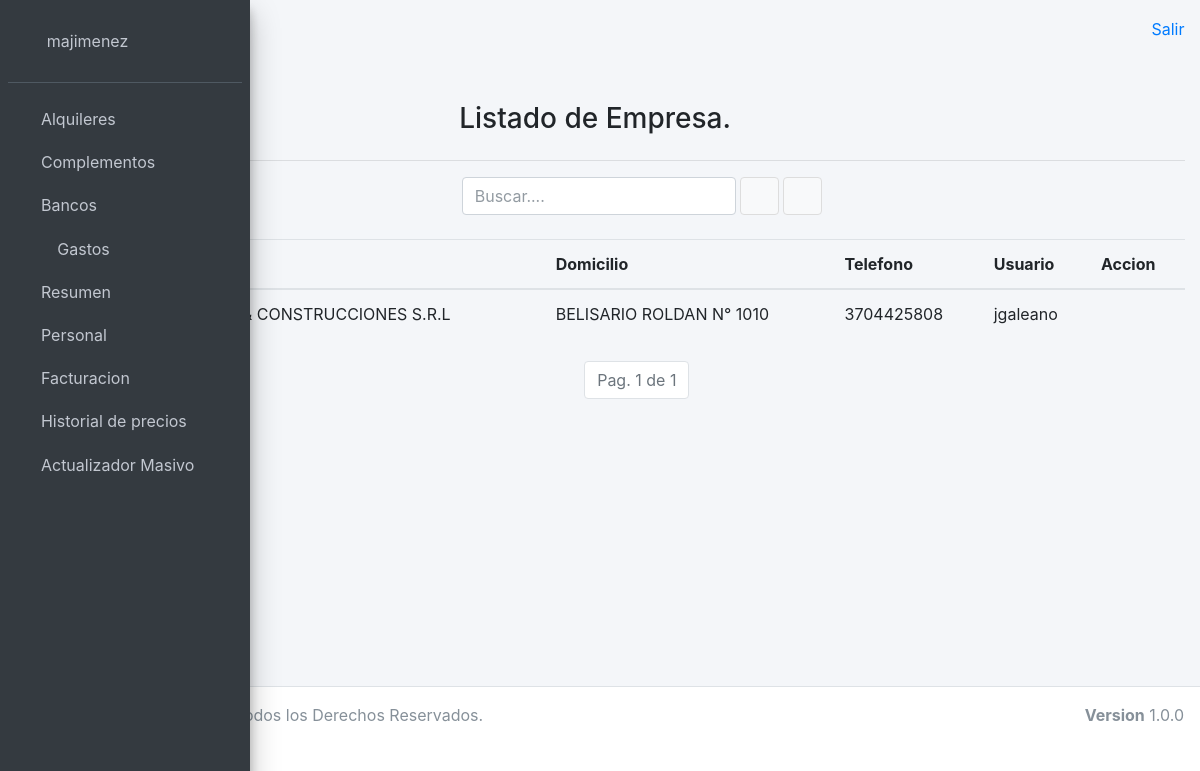
/empresas/listado/ (signed in), run on the app's committed database.
### usuariosadm/models.py (models this page shows)
class UserAdm(AbstractUser):
    observacion = models.TextField(max_length=500, blank=True)

### empresas/models.py (models this page shows, shortened)
class Empresa(models.Model):
    descripcion = models.CharField(max_length=200, blank=False, null=False, unique=True)
    domicilio = models.CharField(max_length=200, blank=True, null=True)
    telefono = models.CharField(max_length=50, blank=True, null=True)
    usuario = models.ForeignKey(UserAdm, on_delete=models.CASCADE)
    class Meta:
        verbose_name_plural = "Empresas"

### empresas/views.py (the view)
# urls.py: path('listado/', listadoempresa, name='listadoempresa'),
@login_required(login_url='/login')
def listadoempresa(request):
    if "txtBuscar" in request.GET:
        parametro = request.GET.get('txtBuscar')
        bancos = Empresa.objects.filter(descripcion__contains=parametro)
    else:
        bancos = Empresa.objects.all()
    paginador = Paginator(bancos, 20)
    if "page" in request.GET:
        page = request.GET.get('page')
    else:
        page = 1
    resultados = paginador.get_page(page)
    return render(
        request,
        'empresas/empresa_list.html',
        {
            'resultados': resultados
        })

### templates/empresas/empresa_list.html (shortened to what this page needs)
{% extends 'base.html' %}
{% block content %}
    <div class="container">
        <br>
        <div class="row">
            <div class="col-sm-4"></div>
            <div class="col-sm-4">
                <h3> Listado de Empresa. </h3>
            </div>
            <div class="col-sm-4"></div>
        </div>
        <hr>
        <form action="/empresas/listado" method="GET">
            <div class="form-inline">
                <div class="col-8">
                    <input class="form-control" id="txtBuscar" name="txtBuscar" placeholder="Buscar....">
                    <button type="submit" class="btn btn-default" title="Buscar!">
                        <i class="fas fa-search"></i>
                    </button>
                    <button type="button" class="btn btn-default" title="Nuevo Banco!" onclick="location.href='/empresas/new'">
                        <i class="fas fa-plus"></i>
                    </button>
                </div>
            </div>
            <br>
            <table class="table table-hover">
                <thead>
                    <tr>
                        <th>Descripcion</th>
                        <th>Domicilio</th>
                        <th>Telefono</th>
                        <th>Usuario</th>
                        <th>Accion</th>
                    </tr>
                </thead>
                <tbody>
                    {% for resultado in resultados %}
                    <tr>
                        <td>{{ resultado.descripcion.upper }}  </td>
                        <td>{{ resultado.domicilio.upper }}  </td>
                        <td>{{ resultado.telefono.upper }}  </td>
                        <td>{{ resultado.usuario }}</td>
                        <td>
                            <button type="button" class="btn btn-link btn-sm" onclick="location.href='/empresas/edit/' + {{ resultado.pk }}">
                                <i class="fas fa-pencil-alt"></i>
                            </button>
                        </td>
                    </tr>
                    {% endfor %}
                </tbody>
            </table>
            <nav aria-label="Page navigation">
                <ul class="pagination justify-content-center">
                    <li class="page-item disabled">
                        <a class="page-link">
                            Pag. {{ resultados.number }} de {{ resultados.paginator.num_pages }}
                        </a>
                    </li>
                </ul>
            </nav>
        </form>
    </div>
{% endblock %}

### templates/base.html (shortened to what this page needs)
{% load static %}
<!DOCTYPE html>
<html>
<head>
  <link rel="stylesheet" href="{% static 'plugins/fontawesome-free/css/all.min.css'%}">
  <link rel="stylesheet" href="{% static 'dist/css/ionicons.min.css'%}">
  <link rel="stylesheet" href="{% static 'plugins/sweetalert2-theme-bootstrap-4/bootstrap-4.min.css'%}">
  <link rel="stylesheet" href="{% static 'plugins/icheck-bootstrap/icheck-bootstrap.min.css'%}">
  <link rel="stylesheet" href="{% static 'plugins/jqvmap/jqvmap.min.css'%}">
  <link rel="stylesheet" href="{% static 'dist/css/adminlte.min.css'%}">
  <link rel="stylesheet" href="{% static 'plugins/overlayScrollbars/css/OverlayScrollbars.min.css'%}">
  <link rel="stylesheet" href="{% static 'plugins/daterangepicker/daterangepicker.css'%}">
  <link rel="stylesheet" href="{% static 'plugins/summernote/summernote-bs4.css'%}">
  <link rel="stylesheet" href="{% static 'plugins/select2/css/select2.min.css'%}">
  <link rel="stylesheet" href="{% static 'plugins/fullcalendar/main.min.css' %}">
  <link rel="stylesheet" href="{% static 'plugins/fullcalendar-daygrid/main.min.css' %}">
  <link rel="stylesheet" href="{% static 'plugins/fullcalendar-timegrid/main.min.css' %}">
  <link rel="stylesheet" href="{% static 'plugins/fullcalendar-bootstrap/main.min.css' %}">
  <link rel="stylesheet" href="{% static 'plugins/jquery-ui/jquery-ui.min.css' %}">
  <link rel="stylesheet" href="{% static 'plugins/tempusdominus-bootstrap-4/css/tempusdominus-bootstrap-4.min.css'%}">
</head>
<body class="hold-transition sidebar-mini layout-fixed sidebar-collapse">
<div class="wrapper">
  <aside class="main-sidebar sidebar-dark-primary elevation-4">
    <div class="sidebar">
      <div class="user-panel mt-3 pb-3 mb-3 d-flex">
        <div class="image">
        </div>
        {% if user.is_authenticated %}
          <div class="info">
            <a class="nav-link" href="/user/changepassword" tabindex="-1" aria-disabled="true">{{ user.get_username }}</a>
          </div>
        {% endif %}
      </div>
      <nav class="mt-2">
        <ul class="nav nav-pills nav-sidebar flex-column" data-widget="treeview" role="menu" data-accordion="false">
        <li class="nav-item has-treeview">
          <a href="#" class="nav-link">
            <i class="fas fa-hotel"></i>
            <p>
              Alquileres
              <i class="fas fa-angle-left right"></i>
            </p>
          </a>
        </li>
        <li class="nav-item has-treeview">
          <a href="#" class="nav-link">
            <i class="fas fa-cog"></i>
            <p>
              Complementos
              <i class="fas fa-angle-left right"></i>
            </p>
          </a>
        </li>
        <li class="nav-item has-treeview">
          <a href="/bancos/listado" class="nav-link">
            <i class="fas fa-piggy-bank"></i>
            <p>
              Bancos
            </p>
          </a>
        </li>
          <li class="nav-item has-treeview">
            <a href="#" class="nav-link">
              <i class="nav-icon fas fa-dollar-sign"></i>
              <p>
                Gastos
                <i class="fas fa-angle-left right"></i>
              </p>
            </a>
          </li>
          <li class="nav-item has-treeview">
            <a href="#" class="nav-link">
              <i class="far fa-file-alt"></i>
              <p>
                Resumen
                <i class="fas fa-angle-left right"></i>
              </p>
            </a>
          </li>
          <li class="nav-item has-treeview">
            <a href="#" class="nav-link">
              <i class="fas fa-user-tag"></i>
              <p>
                Personal
                <i class="fas fa-angle-left right"></i>
              </p>
            </a>
          </li>
          <li class="nav-item has-treeview">
            <a href="#" class="nav-link">
              <i class="fas fa-hand-holding-usd"></i>
              <p>
                Facturacion
                <i class="fas fa-angle-left right"></i>
              </p>
            </a>
          </li>
          <li class="nav-item has-treeview">
            <a href="/historial/precios" class="nav-link">
              <i class="fas fa-history"></i>
              <p>
                Historial de precios
              </p>
            </a>
          </li>
          <li class="nav-item has-treeview">
            <a href="/facturas/actualizadormasivo/" class="nav-link">
              <i class="fas fa-grip-vertical"></i>
              <p>
                Actualizador Masivo
              </p>
            </a>
          </li>
        </ul>
      </nav>
    </div>
  </aside>
  <div class="content-wrapper">
    <div class="content-header">
      <div class="container-fluid">
        <div class="row mb-2">
          <div class="col-sm-6">
              <a class="nav-link" data-widget="pushmenu" href="#"></a>
          </div>
          <div class="col-sm-6">
            <ol class="breadcrumb float-sm-right">
              <a class="breadcrumb-item" href="/salir">Salir</a>
            </ol>
          </div>
        </div>
      </div>
    </div>
    <section class="content">
      <div class="container-fluid">
        <div class="row">
          {%block content %}
          {% endblock %}
        </div>
      </div>
    </section>
  </div>
  <footer class="main-footer">
    <strong>Copyright &copy; 2023 </strong>
    Todos los Derechos Reservados.
    <div class="float-right d-none d-sm-inline-block">
      <b>Version</b> 1.0.0
    </div>
  </footer>
</div>
</body>
</html>

### data on the page
UserAdm: get_username "majimenez"
Empresa: descripcion "MANTENIMIENTO & CONSTRUCCIONES S.R.L", domicilio "BELISARIO ROLDAN N° 1010", telefono "3704425808", usuario "jgaleano"

### other printed values
{{ resultados.number }} "1"
{{ resultados.paginator.num_pages }} "1"
